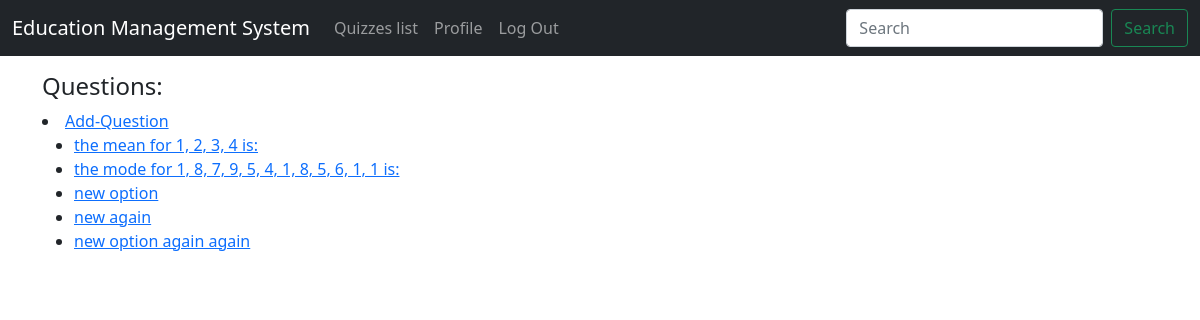
/quizzes/questions/ (signed in), run on the app's committed database.
### quizzes/models.py (models this page shows, shortened)
class Question(models.Model):
    question = models.TextField()
    answers = models.ManyToManyField(Answer)
    true_answer = models.ForeignKey(
            Answer,
            on_delete = models.CASCADE,
            related_name = 'true_for',
    )
    q_type = models.CharField(max_length=50) # denote something like contain matrices or not

### accounts/decorators.py (the view)
    def wrapper_func(request,*args,**kwargs):
        group=None
        if request.user.groups.exists():
            group=request.user.groups.all()[0].name
        if group == 'students':
            return redirect('pages:home')
        if group == 'staff':
            return view_func(request,*args,**kwargs)

### quizzes/views.py (called while the page is built)
@login_required
@admin_only
def admin_questions_list_view(request):
    questions=Question.objects.all()
    context={
        "questions":questions,
    }
    return render(request,"staff/question_list.html",context)

### templates/staff/question_list.html
{% extends "base.html" %}
{% block content %}
    <h4>Questions: </h4>
    <li><a href="{% url 'quizzes:create_question' %}">Add-Question</a></li>
    <ul>
    {% for q in questions%}
        <li><a href="{% url 'quizzes:question_detail' q.id %}">{{ q.question }}</a></li>
    {% endfor %}
    </ul>
{% endblock content %}

### data on the page
Question: question "the mean for 1, 2, 3, 4 is:"
Question: question "the mode for 1, 8, 7, 9, 5, 4, 1, 8, 5, 6, 1, 1 is:"
Question: question "new option"
Question: question "new again"
Question: question "new option again again"
